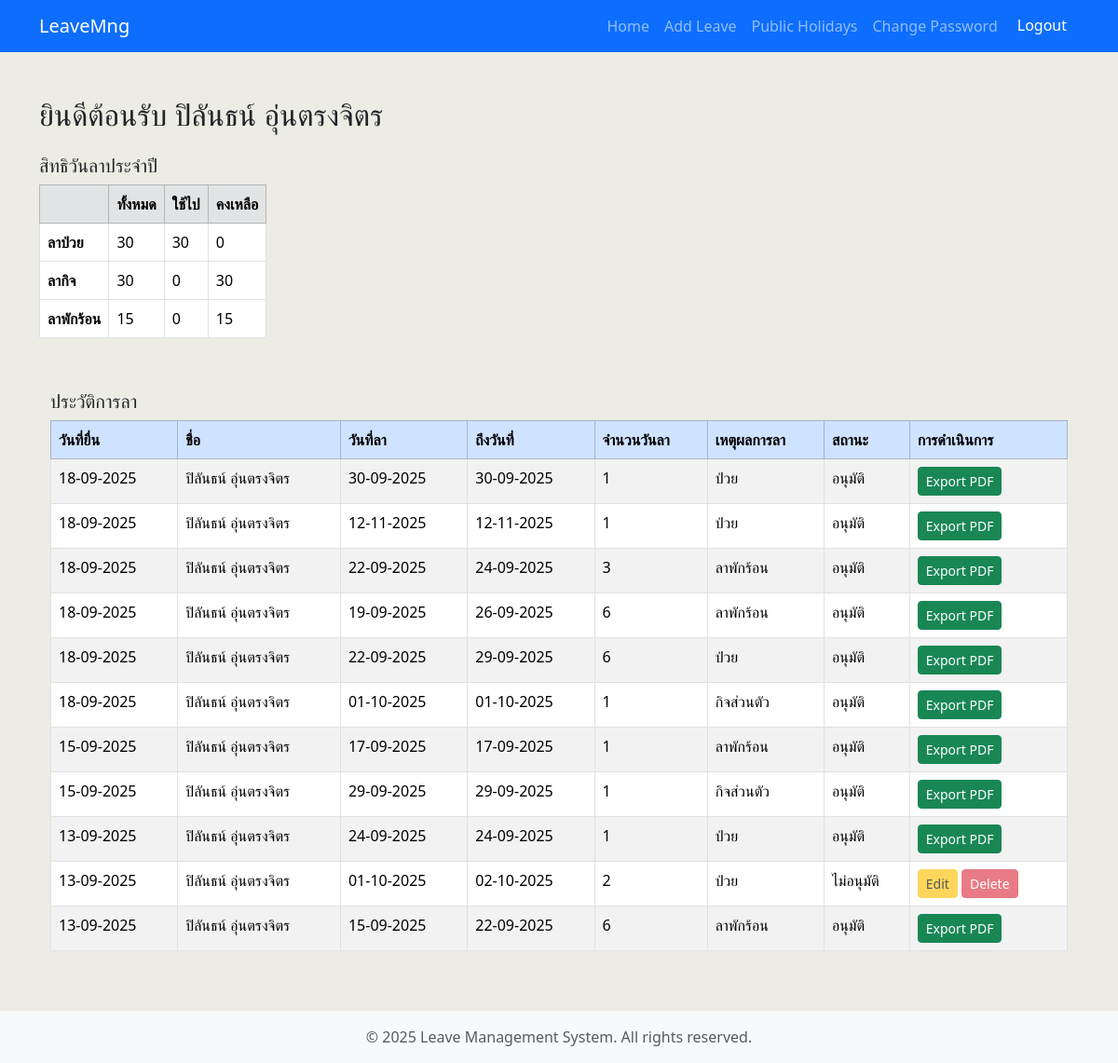
Screenshot of / (signed in) with the database file from the repository.
### leaveapp/models.py (models this page shows, shortened)
class Profile(models.Model):
    user = models.OneToOneField(User, on_delete=models.CASCADE)
    position = models.CharField(max_length=100, default="")
    mobile = models.CharField(max_length=15, default="")
    sick_leave_total = models.IntegerField(default=30)
    sick_leave_used = models.IntegerField(default=0)
    sick_leave_remaining = models.IntegerField(default=30)
    absence_leave_total = models.IntegerField(default=30)
    absence_leave_used = models.IntegerField(default=0)
    absence_leave_remaining = models.IntegerField(default=30)
    vacation_leave_total = models.IntegerField(default=15)
    vacation_leave_used = models.IntegerField(default=0)
    vacation_leave_remaining = models.IntegerField(default=15)

class Leave_Detail(models.Model):
    REASON_CHOICES = [
        ("ป่วย", "ป่วย"),
        ("กิจส่วนตัว", "กิจส่วนตัว"),
        ("ลาพักร้อน", "ลาพักร้อน"),
    ]
    STATUS_CHOICES = [
        ("รอดำเนินการ", "รอดำเนินการ"),
        ("อนุมัติ", "อนุมัติ"),
        ("ไม่อนุมัติ", "ไม่อนุมัติ"),
    ]
    name = models.CharField(max_length=150)
    submit_date = models.DateField(default=datetime.date.today)
    leave_date_from = models.DateField()
    leave_date_to = models.DateField()
    leave_days_count = models.IntegerField(default=0)
    reason = models.CharField(max_length=50, choices=REASON_CHOICES)
    document = models.FileField(upload_to="leave_documents/", blank=True, null=True)
    status = models.CharField(
        max_length=20, default="รอดำเนินการ", choices=STATUS_CHOICES
    )
    remarks = models.TextField(blank=True, null=True)

### leaveapp/views.py (the view)
# urls.py: path("", views.home, name="home"),
@login_required(login_url="login")
def home(request):
    if (
        request.user.is_authenticated
        and request.user.groups.filter(name="leaveAdmin").exists()
    ):
        return redirect("approve_leave")
    profile = Profile.objects.get(user=request.user)
    leave_history = Leave_Detail.objects.filter(
        name=request.user.get_full_name()
    ).order_by("-submit_date", "-id")
    return render(
        request,
        "leaveapp/home.html",
        {
            "profile": profile,
            "leave_history": leave_history,
            "is_leave_admin": request.user.groups.filter(name="leaveAdmin").exists(),
        },
    )

### templates/leaveapp/home.html (shortened to what this page needs)
{% extends 'leaveapp/layout.html' %}
{% block content %}
  <div class="container pb-5">
    <div class="row">
      <h2 class="mt-5">ยินดีต้อนรับ {{ profile.user.first_name }} {{ profile.user.last_name }}</h2>
      <div class="mb-4 mt-3">
        <h5>สิทธิวันลาประจำปี</h5>
        <div class="table-responsive">
          <table class="table table-bordered w-auto">
            <thead class="table-secondary">
              <tr>
                <th></th>
                <th>ทั้งหมด</th>
                <th>ใช้ไป</th>
                <th>คงเหลือ</th>
              </tr>
            </thead>
            <tbody>
              <tr>
                <th>ลาป่วย</th>
                <td>{{ profile.sick_leave_total }}</td>
                <td>{{ profile.sick_leave_used }}</td>
                <td>{{ profile.sick_leave_remaining }}</td>
              </tr>
              <tr>
                <th>ลากิจ</th>
                <td>{{ profile.absence_leave_total }}</td>
                <td>{{ profile.absence_leave_used }}</td>
                <td>{{ profile.absence_leave_remaining }}</td>
              </tr>
              <tr>
                <th>ลาพักร้อน</th>
                <td>{{ profile.vacation_leave_total }}</td>
                <td>{{ profile.vacation_leave_used }}</td>
                <td>{{ profile.vacation_leave_remaining }}</td>
              </tr>
            </tbody>
          </table>
        </div>
      </div>
    </div>
    <div class="container mt-3">
      <h5 class="mb-2">ประวัติการลา</h5>
      <div class="table-responsive">
        <table class="table table-bordered table-striped">
          <thead class="table-primary">
            <tr>
              <th>วันที่ยื่น</th>
              <th>ชื่อ</th>
              <th>วันที่ลา</th>
              <th>ถึงวันที่</th>
              <th>จำนวนวันลา</th>
              <th>เหตุผลการลา</th>
              <th>สถานะ</th>
              <th>การดำเนินการ</th>
            </tr>
          </thead>
          <tbody>
            {% for leave in leave_history %}
              <tr>
                <td>{{ leave.submit_date|date:'d-m-Y' }}</td>
                <td>{{ leave.name }}</td>
                <td>{{ leave.leave_date_from|date:'d-m-Y' }}</td>
                <td>{{ leave.leave_date_to|date:'d-m-Y' }}</td>
                <td>{{ leave.leave_days_count }}</td>
                <td>{{ leave.reason }}</td>
                <td>{{ leave.status }}</td>
                <td>
                  {% if leave.status == 'อนุมัติ' %}
                    <a href="{% url 'export_leave_pdf' leave.id %}" class="btn btn-success btn-sm">Export PDF</a>
                  {% else %}
                    {% if leave.status == 'รอดำเนินการ' %}
                      <a href="{% url 'edit_leave' leave.id %}" class="btn btn-warning btn-sm">Edit</a>
                      <form method="post" action="{% url 'delete_leave' leave.id %}" style="display:inline;">
                        {% csrf_token %}
                        <button type="submit" class="btn btn-danger btn-sm" onclick="return confirm('Are you sure you want to delete this leave?');">Delete</button>
                      </form>
                    {% else %}
                      <a href="#" class="btn btn-warning btn-sm disabled">Edit</a>
                      <button type="button" class="btn btn-danger btn-sm" disabled>Delete</button>
                    {% endif %}
                  {% endif %}
                </td>
              </tr>
            {% empty %}
              <tr>
                <td colspan="8" class="text-center">No leave history found.</td>
              </tr>
            {% endfor %}
          </tbody>
        </table>
      </div>
    </div>
  </div>
{% endblock %}

### rows the page displays
Profile: user.first_name "ปิลันธน์", user.last_name "อุ่นตรงจิตร", sick_leave_total "30", sick_leave_used "30", sick_leave_remaining "0", absence_leave_total "30", absence_leave_used "0", absence_leave_remaining "30", vacation_leave_total "15", vacation_leave_used "0", vacation_leave_remaining "15"
Leave_Detail: submit_date "18-09-2025", name "ปิลันธน์ อุ่นตรงจิตร", leave_date_from "30-09-2025", leave_date_to "30-09-2025", leave_days_count "1", reason "ป่วย", status "อนุมัติ", shows "Export PDF"
Leave_Detail: submit_date "18-09-2025", name "ปิลันธน์ อุ่นตรงจิตร", leave_date_from "12-11-2025", leave_date_to "12-11-2025", leave_days_count "1", reason "ป่วย", status "อนุมัติ", shows "Export PDF"
Leave_Detail: submit_date "18-09-2025", name "ปิลันธน์ อุ่นตรงจิตร", leave_date_from "22-09-2025", leave_date_to "24-09-2025", leave_days_count "3", reason "ลาพักร้อน", status "อนุมัติ", shows "Export PDF"
Leave_Detail: submit_date "18-09-2025", name "ปิลันธน์ อุ่นตรงจิตร", leave_date_from "19-09-2025", leave_date_to "26-09-2025", leave_days_count "6", reason "ลาพักร้อน", status "อนุมัติ", shows "Export PDF"
Leave_Detail: submit_date "18-09-2025", name "ปิลันธน์ อุ่นตรงจิตร", leave_date_from "22-09-2025", leave_date_to "29-09-2025", leave_days_count "6", reason "ป่วย", status "อนุมัติ", shows "Export PDF"
Leave_Detail: submit_date "18-09-2025", name "ปิลันธน์ อุ่นตรงจิตร", leave_date_from "01-10-2025", leave_date_to "01-10-2025", leave_days_count "1", reason "กิจส่วนตัว", status "อนุมัติ", shows "Export PDF"
Leave_Detail: submit_date "15-09-2025", name "ปิลันธน์ อุ่นตรงจิตร", leave_date_from "17-09-2025", leave_date_to "17-09-2025", leave_days_count "1", reason "ลาพักร้อน", status "อนุมัติ", shows "Export PDF"
Leave_Detail: submit_date "15-09-2025", name "ปิลันธน์ อุ่นตรงจิตร", leave_date_from "29-09-2025", leave_date_to "29-09-2025", leave_days_count "1", reason "กิจส่วนตัว", status "อนุมัติ", shows "Export PDF"
Leave_Detail: submit_date "13-09-2025", name "ปิลันธน์ อุ่นตรงจิตร", leave_date_from "24-09-2025", leave_date_to "24-09-2025", leave_days_count "1", reason "ป่วย", status "อนุมัติ", shows "Export PDF"
Leave_Detail: submit_date "13-09-2025", name "ปิลันธน์ อุ่นตรงจิตร", leave_date_from "01-10-2025", leave_date_to "02-10-2025", leave_days_count "2", reason "ป่วย", status "ไม่อนุมัติ", shows "Edit"
Leave_Detail: submit_date "13-09-2025", name "ปิลันธน์ อุ่นตรงจิตร", leave_date_from "15-09-2025", leave_date_to "22-09-2025", leave_days_count "6", reason "ลาพักร้อน", status "อนุมัติ", shows "Export PDF"

### other values shown
{{ year|default:2025 }} "2025"
